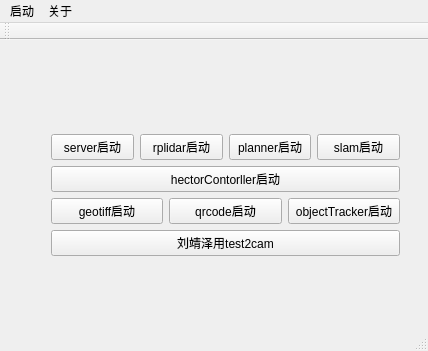
<?xml version="1.0" encoding="UTF-8"?>
<ui version="4.0">
 <class>QExplorerserver</class>
 <widget class="QMainWindow" name="QExplorerserver">
  <property name="geometry">
   <rect>
    <x>0</x>
    <y>0</y>
    <width>428</width>
    <height>351</height>
   </rect>
  </property>
  <property name="windowTitle">
   <string>MainWindow</string>
  </property>
  <widget class="QWidget" name="centralWidget">
   <property name="sizePolicy">
    <sizepolicy hsizetype="Preferred" vsizetype="Preferred">
     <horstretch>0</horstretch>
     <verstretch>0</verstretch>
    </sizepolicy>
   </property>
   <widget class="QWidget" name="widget" native="true">
    <property name="geometry">
     <rect>
      <x>40</x>
      <y>30</y>
      <width>371</width>
      <height>251</height>
     </rect>
    </property>
    <layout class="QGridLayout" name="gridLayout">
     <item row="0" column="0">
      <layout class="QVBoxLayout" name="verticalLayout">
       <item>
        <layout class="QHBoxLayout" name="horizontalLayout">
         <item>
          <widget class="QPushButton" name="serverButton">
           <property name="text">
            <string>server启动</string>
           </property>
          </widget>
         </item>
         <item>
          <widget class="QPushButton" name="rplidarButton">
           <property name="text">
            <string>rplidar启动</string>
           </property>
          </widget>
         </item>
         <item>
          <widget class="QPushButton" name="plannerButton">
           <property name="text">
            <string>planner启动</string>
           </property>
          </widget>
         </item>
         <item>
          <widget class="QPushButton" name="slamButton">
           <property name="text">
            <string>slam启动</string>
           </property>
          </widget>
         </item>
        </layout>
       </item>
       <item>
        <widget class="QPushButton" name="hectorConButton">
         <property name="text">
          <string>hectorContorller启动</string>
         </property>
        </widget>
       </item>
       <item>
        <layout class="QHBoxLayout" name="horizontalLayout_2">
         <item>
          <widget class="QPushButton" name="geotiffButton">
           <property name="text">
            <string>geotiff启动</string>
           </property>
          </widget>
         </item>
         <item>
          <widget class="QPushButton" name="qrcodeButton">
           <property name="text">
            <string>qrcode启动</string>
           </property>
          </widget>
         </item>
         <item>
          <widget class="QPushButton" name="objtrackButton">
           <property name="text">
            <string>objectTracker启动</string>
           </property>
          </widget>
         </item>
        </layout>
       </item>
       <item>
        <widget class="QPushButton" name="camStartButton">
         <property name="text">
          <string>刘靖泽用test2cam</string>
         </property>
        </widget>
       </item>
      </layout>
     </item>
    </layout>
   </widget>
  </widget>
  <widget class="QMenuBar" name="menuBar">
   <property name="geometry">
    <rect>
     <x>0</x>
     <y>0</y>
     <width>428</width>
     <height>23</height>
    </rect>
   </property>
   <widget class="QMenu" name="menu">
    <property name="title">
     <string>启动</string>
    </property>
   </widget>
   <widget class="QMenu" name="menu_2">
    <property name="title">
     <string>关于</string>
    </property>
   </widget>
   <addaction name="menu"/>
   <addaction name="menu_2"/>
  </widget>
  <widget class="QToolBar" name="mainToolBar">
   <attribute name="toolBarArea">
    <enum>TopToolBarArea</enum>
   </attribute>
   <attribute name="toolBarBreak">
    <bool>false</bool>
   </attribute>
  </widget>
  <widget class="QStatusBar" name="statusBar"/>
 </widget>
 <layoutdefault spacing="6" margin="11"/>
 <resources/>
 <connections/>
</ui>
